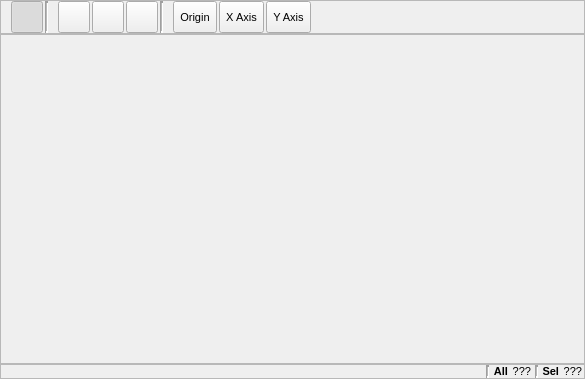
<?xml version="1.0" encoding="UTF-8"?>
<ui version="4.0">
 <class>SiteWidget</class>
 <widget class="QWidget" name="SiteWidget">
  <property name="geometry">
   <rect>
    <x>0</x>
    <y>0</y>
    <width>585</width>
    <height>379</height>
   </rect>
  </property>
  <property name="font">
   <font>
    <pointsize>9</pointsize>
   </font>
  </property>
  <property name="windowTitle">
   <string>Form</string>
  </property>
  <layout class="QVBoxLayout" name="verticalLayout">
   <property name="spacing">
    <number>0</number>
   </property>
   <property name="leftMargin">
    <number>0</number>
   </property>
   <property name="topMargin">
    <number>0</number>
   </property>
   <property name="rightMargin">
    <number>0</number>
   </property>
   <property name="bottomMargin">
    <number>0</number>
   </property>
   <item>
    <widget class="QFrame" name="ToolsFrame">
     <property name="font">
      <font>
       <pointsize>8</pointsize>
      </font>
     </property>
     <property name="frameShape">
      <enum>QFrame::StyledPanel</enum>
     </property>
     <property name="frameShadow">
      <enum>QFrame::Sunken</enum>
     </property>
     <layout class="QHBoxLayout" name="horizontalLayout_4">
      <property name="spacing">
       <number>2</number>
      </property>
      <property name="leftMargin">
       <number>2</number>
      </property>
      <property name="topMargin">
       <number>0</number>
      </property>
      <property name="rightMargin">
       <number>2</number>
      </property>
      <property name="bottomMargin">
       <number>0</number>
      </property>
      <item>
       <widget class="QLabel" name="ToolbarInteractionLabel">
        <property name="sizePolicy">
         <sizepolicy hsizetype="Fixed" vsizetype="Fixed">
          <horstretch>0</horstretch>
          <verstretch>0</verstretch>
         </sizepolicy>
        </property>
        <property name="maximumSize">
         <size>
          <width>24</width>
          <height>24</height>
         </size>
        </property>
        <property name="text">
         <string/>
        </property>
        <property name="pixmap">
         <pixmap resource="../main.qrc">:/viewer_toolbar/icons/viewer_toolbar_interaction.svg</pixmap>
        </property>
        <property name="scaledContents">
         <bool>true</bool>
        </property>
       </widget>
      </item>
      <item>
       <widget class="QToolButton" name="InteractionViewButton">
        <property name="minimumSize">
         <size>
          <width>32</width>
          <height>32</height>
         </size>
        </property>
        <property name="maximumSize">
         <size>
          <width>32</width>
          <height>32</height>
         </size>
        </property>
        <property name="toolTip">
         <string>View mode</string>
        </property>
        <property name="text">
         <string/>
        </property>
        <property name="icon">
         <iconset resource="../main.qrc">
          <normaloff>:/viewer/icons/viewer_interact.svg</normaloff>
          <normalon>:/viewer/icons/viewer_interact_on.svg</normalon>:/viewer/icons/viewer_interact.svg</iconset>
        </property>
        <property name="iconSize">
         <size>
          <width>24</width>
          <height>24</height>
         </size>
        </property>
        <property name="checkable">
         <bool>true</bool>
        </property>
        <property name="checked">
         <bool>true</bool>
        </property>
        <property name="autoExclusive">
         <bool>false</bool>
        </property>
       </widget>
      </item>
      <item>
       <widget class="Line" name="line">
        <property name="lineWidth">
         <number>2</number>
        </property>
        <property name="midLineWidth">
         <number>1</number>
        </property>
        <property name="orientation">
         <enum>Qt::Vertical</enum>
        </property>
       </widget>
      </item>
      <item>
       <widget class="QLabel" name="ToolbarViewLabel">
        <property name="sizePolicy">
         <sizepolicy hsizetype="Fixed" vsizetype="Fixed">
          <horstretch>0</horstretch>
          <verstretch>0</verstretch>
         </sizepolicy>
        </property>
        <property name="maximumSize">
         <size>
          <width>24</width>
          <height>24</height>
         </size>
        </property>
        <property name="text">
         <string/>
        </property>
        <property name="pixmap">
         <pixmap resource="../main.qrc">:/viewer_toolbar/icons/viewer_toolbar_view.svg</pixmap>
        </property>
        <property name="scaledContents">
         <bool>true</bool>
        </property>
       </widget>
      </item>
      <item>
       <widget class="QToolButton" name="ViewResetButton">
        <property name="minimumSize">
         <size>
          <width>32</width>
          <height>32</height>
         </size>
        </property>
        <property name="maximumSize">
         <size>
          <width>32</width>
          <height>32</height>
         </size>
        </property>
        <property name="toolTip">
         <string>Reset view, showing all data</string>
        </property>
        <property name="text">
         <string/>
        </property>
        <property name="icon">
         <iconset resource="../main.qrc">
          <normaloff>:/viewer/icons/viewer_reset.svg</normaloff>:/viewer/icons/viewer_reset.svg</iconset>
        </property>
        <property name="iconSize">
         <size>
          <width>24</width>
          <height>24</height>
         </size>
        </property>
        <property name="checkable">
         <bool>false</bool>
        </property>
        <property name="checked">
         <bool>false</bool>
        </property>
        <property name="autoExclusive">
         <bool>false</bool>
        </property>
       </widget>
      </item>
      <item>
       <widget class="QToolButton" name="ViewSpheresButton">
        <property name="minimumSize">
         <size>
          <width>32</width>
          <height>32</height>
         </size>
        </property>
        <property name="maximumSize">
         <size>
          <width>32</width>
          <height>32</height>
         </size>
        </property>
        <property name="toolTip">
         <string>Use spheres for model display</string>
        </property>
        <property name="text">
         <string/>
        </property>
        <property name="icon">
         <iconset resource="../main.qrc">
          <normaloff>:/viewer/icons/viewer_spheres.svg</normaloff>
          <normalon>:/viewer/icons/viewer_spheres_on.svg</normalon>:/viewer/icons/viewer_spheres.svg</iconset>
        </property>
        <property name="iconSize">
         <size>
          <width>24</width>
          <height>24</height>
         </size>
        </property>
        <property name="checkable">
         <bool>true</bool>
        </property>
        <property name="checked">
         <bool>false</bool>
        </property>
        <property name="autoExclusive">
         <bool>false</bool>
        </property>
       </widget>
      </item>
      <item>
       <widget class="QToolButton" name="ViewCopyToClipboardButton">
        <property name="minimumSize">
         <size>
          <width>32</width>
          <height>32</height>
         </size>
        </property>
        <property name="maximumSize">
         <size>
          <width>32</width>
          <height>32</height>
         </size>
        </property>
        <property name="toolTip">
         <string>Copy current view contents to clipboard</string>
        </property>
        <property name="text">
         <string/>
        </property>
        <property name="icon">
         <iconset resource="../main.qrc">
          <normaloff>:/viewer/icons/viewer_snapshot.svg</normaloff>:/viewer/icons/viewer_snapshot.svg</iconset>
        </property>
        <property name="iconSize">
         <size>
          <width>24</width>
          <height>24</height>
         </size>
        </property>
        <property name="checkable">
         <bool>false</bool>
        </property>
        <property name="checked">
         <bool>false</bool>
        </property>
        <property name="autoExclusive">
         <bool>false</bool>
        </property>
       </widget>
      </item>
      <item>
       <widget class="Line" name="line_2">
        <property name="lineWidth">
         <number>2</number>
        </property>
        <property name="midLineWidth">
         <number>1</number>
        </property>
        <property name="orientation">
         <enum>Qt::Vertical</enum>
        </property>
       </widget>
      </item>
      <item>
       <widget class="QLabel" name="ToolbarSiteLabel">
        <property name="sizePolicy">
         <sizepolicy hsizetype="Fixed" vsizetype="Fixed">
          <horstretch>0</horstretch>
          <verstretch>0</verstretch>
         </sizepolicy>
        </property>
        <property name="maximumSize">
         <size>
          <width>24</width>
          <height>24</height>
         </size>
        </property>
        <property name="text">
         <string/>
        </property>
        <property name="pixmap">
         <pixmap resource="../main.qrc">:/viewer_toolbar/icons/viewer_toolbar_site.svg</pixmap>
        </property>
        <property name="scaledContents">
         <bool>true</bool>
        </property>
       </widget>
      </item>
      <item>
       <widget class="QToolButton" name="SiteSetOriginButton">
        <property name="sizePolicy">
         <sizepolicy hsizetype="Minimum" vsizetype="Fixed">
          <horstretch>0</horstretch>
          <verstretch>0</verstretch>
         </sizepolicy>
        </property>
        <property name="minimumSize">
         <size>
          <width>32</width>
          <height>32</height>
         </size>
        </property>
        <property name="maximumSize">
         <size>
          <width>500</width>
          <height>32</height>
         </size>
        </property>
        <property name="toolTip">
         <string>Set site origin from current atom selection</string>
        </property>
        <property name="text">
         <string>Origin</string>
        </property>
        <property name="iconSize">
         <size>
          <width>24</width>
          <height>24</height>
         </size>
        </property>
        <property name="checkable">
         <bool>false</bool>
        </property>
        <property name="checked">
         <bool>false</bool>
        </property>
        <property name="autoExclusive">
         <bool>false</bool>
        </property>
       </widget>
      </item>
      <item>
       <widget class="QToolButton" name="SiteSetXAxisButton">
        <property name="sizePolicy">
         <sizepolicy hsizetype="Minimum" vsizetype="Fixed">
          <horstretch>0</horstretch>
          <verstretch>0</verstretch>
         </sizepolicy>
        </property>
        <property name="minimumSize">
         <size>
          <width>32</width>
          <height>32</height>
         </size>
        </property>
        <property name="maximumSize">
         <size>
          <width>500</width>
          <height>32</height>
         </size>
        </property>
        <property name="toolTip">
         <string>Set site x-axis reference point from current atom selection</string>
        </property>
        <property name="text">
         <string>X Axis</string>
        </property>
        <property name="iconSize">
         <size>
          <width>24</width>
          <height>24</height>
         </size>
        </property>
        <property name="checkable">
         <bool>false</bool>
        </property>
        <property name="checked">
         <bool>false</bool>
        </property>
        <property name="autoExclusive">
         <bool>false</bool>
        </property>
       </widget>
      </item>
      <item>
       <widget class="QToolButton" name="SiteSetYAxisButton">
        <property name="sizePolicy">
         <sizepolicy hsizetype="Minimum" vsizetype="Fixed">
          <horstretch>0</horstretch>
          <verstretch>0</verstretch>
         </sizepolicy>
        </property>
        <property name="minimumSize">
         <size>
          <width>32</width>
          <height>32</height>
         </size>
        </property>
        <property name="maximumSize">
         <size>
          <width>500</width>
          <height>32</height>
         </size>
        </property>
        <property name="toolTip">
         <string>Set site y-axis reference point from current atom selection</string>
        </property>
        <property name="text">
         <string>Y Axis</string>
        </property>
        <property name="iconSize">
         <size>
          <width>24</width>
          <height>24</height>
         </size>
        </property>
        <property name="checkable">
         <bool>false</bool>
        </property>
        <property name="checked">
         <bool>false</bool>
        </property>
        <property name="autoExclusive">
         <bool>false</bool>
        </property>
       </widget>
      </item>
      <item>
       <spacer name="horizontalSpacer">
        <property name="orientation">
         <enum>Qt::Horizontal</enum>
        </property>
        <property name="sizeHint" stdset="0">
         <size>
          <width>40</width>
          <height>20</height>
         </size>
        </property>
       </spacer>
      </item>
     </layout>
    </widget>
   </item>
   <item>
    <widget class="QFrame" name="MainViewFrame">
     <property name="sizePolicy">
      <sizepolicy hsizetype="Expanding" vsizetype="Expanding">
       <horstretch>0</horstretch>
       <verstretch>0</verstretch>
      </sizepolicy>
     </property>
     <property name="minimumSize">
      <size>
       <width>300</width>
       <height>300</height>
      </size>
     </property>
     <property name="frameShape">
      <enum>QFrame::StyledPanel</enum>
     </property>
     <property name="frameShadow">
      <enum>QFrame::Sunken</enum>
     </property>
     <layout class="QHBoxLayout" name="horizontalLayout">
      <property name="spacing">
       <number>0</number>
      </property>
      <property name="leftMargin">
       <number>0</number>
      </property>
      <property name="topMargin">
       <number>0</number>
      </property>
      <property name="rightMargin">
       <number>0</number>
      </property>
      <property name="bottomMargin">
       <number>0</number>
      </property>
      <item>
       <widget class="SiteViewer" name="SiteView" native="true">
        <property name="sizePolicy">
         <sizepolicy hsizetype="Expanding" vsizetype="Expanding">
          <horstretch>0</horstretch>
          <verstretch>3</verstretch>
         </sizepolicy>
        </property>
        <property name="cursor">
         <cursorShape>CrossCursor</cursorShape>
        </property>
        <property name="mouseTracking">
         <bool>true</bool>
        </property>
        <property name="focusPolicy">
         <enum>Qt::WheelFocus</enum>
        </property>
       </widget>
      </item>
     </layout>
    </widget>
   </item>
   <item>
    <widget class="QFrame" name="InfoFrame">
     <property name="font">
      <font>
       <pointsize>8</pointsize>
      </font>
     </property>
     <property name="frameShape">
      <enum>QFrame::StyledPanel</enum>
     </property>
     <property name="frameShadow">
      <enum>QFrame::Sunken</enum>
     </property>
     <layout class="QHBoxLayout" name="horizontalLayout_2">
      <property name="spacing">
       <number>4</number>
      </property>
      <property name="leftMargin">
       <number>2</number>
      </property>
      <property name="topMargin">
       <number>0</number>
      </property>
      <property name="rightMargin">
       <number>2</number>
      </property>
      <property name="bottomMargin">
       <number>0</number>
      </property>
      <item>
       <widget class="QLabel" name="ModeLabel">
        <property name="sizePolicy">
         <sizepolicy hsizetype="Ignored" vsizetype="Preferred">
          <horstretch>0</horstretch>
          <verstretch>0</verstretch>
         </sizepolicy>
        </property>
        <property name="text">
         <string/>
        </property>
        <property name="alignment">
         <set>Qt::AlignLeading|Qt::AlignLeft|Qt::AlignVCenter</set>
        </property>
       </widget>
      </item>
      <item>
       <widget class="Line" name="line_3">
        <property name="lineWidth">
         <number>2</number>
        </property>
        <property name="midLineWidth">
         <number>1</number>
        </property>
        <property name="orientation">
         <enum>Qt::Vertical</enum>
        </property>
       </widget>
      </item>
      <item>
       <widget class="QLabel" name="FormulaPreLabel">
        <property name="sizePolicy">
         <sizepolicy hsizetype="Maximum" vsizetype="Preferred">
          <horstretch>0</horstretch>
          <verstretch>0</verstretch>
         </sizepolicy>
        </property>
        <property name="font">
         <font>
          <weight>75</weight>
          <bold>true</bold>
         </font>
        </property>
        <property name="text">
         <string>All</string>
        </property>
        <property name="alignment">
         <set>Qt::AlignRight|Qt::AlignTrailing|Qt::AlignVCenter</set>
        </property>
       </widget>
      </item>
      <item>
       <widget class="QLabel" name="FormulaLabel">
        <property name="sizePolicy">
         <sizepolicy hsizetype="Maximum" vsizetype="Preferred">
          <horstretch>0</horstretch>
          <verstretch>0</verstretch>
         </sizepolicy>
        </property>
        <property name="text">
         <string>???</string>
        </property>
        <property name="alignment">
         <set>Qt::AlignRight|Qt::AlignTrailing|Qt::AlignVCenter</set>
        </property>
       </widget>
      </item>
      <item>
       <widget class="Line" name="line_4">
        <property name="lineWidth">
         <number>2</number>
        </property>
        <property name="midLineWidth">
         <number>1</number>
        </property>
        <property name="orientation">
         <enum>Qt::Vertical</enum>
        </property>
       </widget>
      </item>
      <item>
       <widget class="QLabel" name="SelectionPreLabel">
        <property name="sizePolicy">
         <sizepolicy hsizetype="Maximum" vsizetype="Preferred">
          <horstretch>0</horstretch>
          <verstretch>0</verstretch>
         </sizepolicy>
        </property>
        <property name="font">
         <font>
          <weight>75</weight>
          <bold>true</bold>
         </font>
        </property>
        <property name="text">
         <string>Sel</string>
        </property>
        <property name="alignment">
         <set>Qt::AlignRight|Qt::AlignTrailing|Qt::AlignVCenter</set>
        </property>
       </widget>
      </item>
      <item>
       <widget class="QLabel" name="SelectionLabel">
        <property name="sizePolicy">
         <sizepolicy hsizetype="Maximum" vsizetype="Preferred">
          <horstretch>0</horstretch>
          <verstretch>0</verstretch>
         </sizepolicy>
        </property>
        <property name="text">
         <string>???</string>
        </property>
        <property name="alignment">
         <set>Qt::AlignRight|Qt::AlignTrailing|Qt::AlignVCenter</set>
        </property>
       </widget>
      </item>
     </layout>
    </widget>
   </item>
  </layout>
 </widget>
 <customwidgets>
  <customwidget>
   <class>SiteViewer</class>
   <extends>QWidget</extends>
   <header>gui/viewer/siteviewer.hui</header>
   <container>1</container>
  </customwidget>
 </customwidgets>
 <resources>
  <include location="../main.qrc"/>
 </resources>
 <connections/>
</ui>
